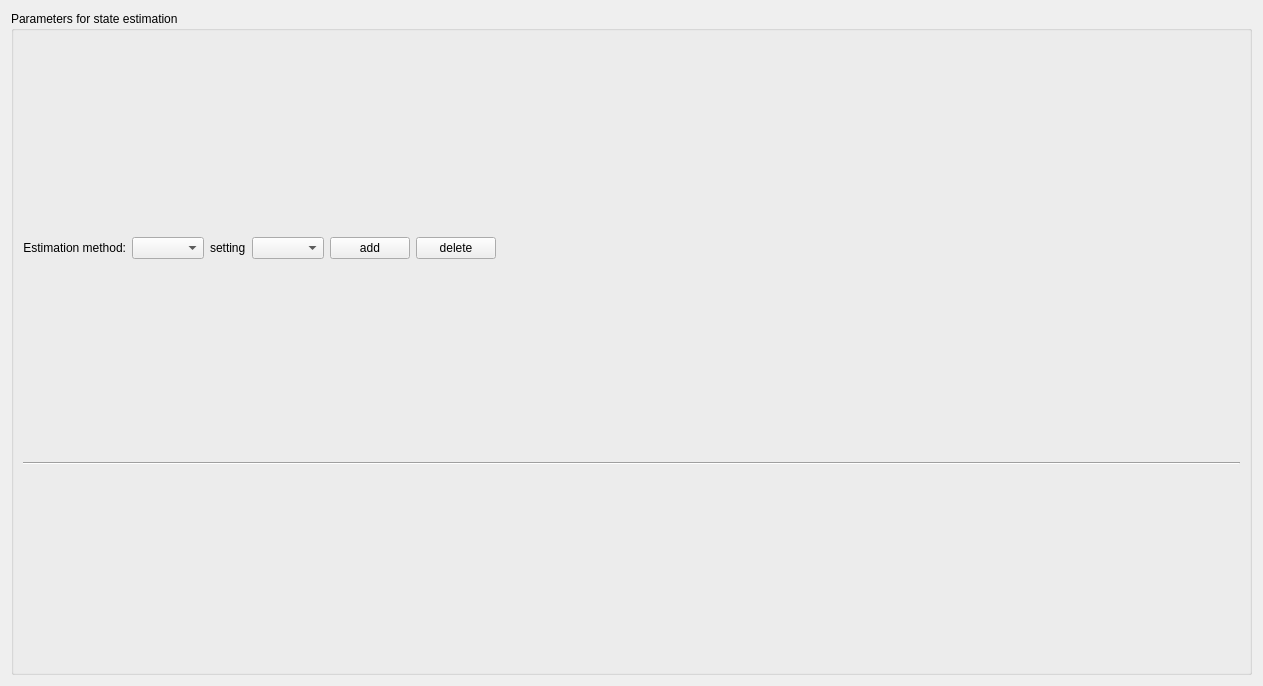
<?xml version="1.0" encoding="UTF-8"?>
<ui version="4.0">
 <class>se</class>
 <widget class="QWidget" name="se">
  <property name="geometry">
   <rect>
    <x>0</x>
    <y>0</y>
    <width>1263</width>
    <height>686</height>
   </rect>
  </property>
  <property name="windowTitle">
   <string>Form</string>
  </property>
  <layout class="QGridLayout" name="gridLayout">
   <item row="0" column="0" colspan="2">
    <widget class="QGroupBox" name="groupBox_14">
     <property name="title">
      <string>Parameters for state estimation</string>
     </property>
     <layout class="QGridLayout" name="gridLayout_34">
      <item row="1" column="1">
       <widget class="Line" name="line">
        <property name="orientation">
         <enum>Qt::Horizontal</enum>
        </property>
       </widget>
      </item>
      <item row="0" column="1">
       <layout class="QGridLayout" name="se_settings_gridLayout">
        <item row="0" column="4">
         <widget class="QPushButton" name="se_setting_add_pushButton">
          <property name="text">
           <string>add</string>
          </property>
         </widget>
        </item>
        <item row="0" column="3">
         <widget class="QComboBox" name="se_setting_comboBox"/>
        </item>
        <item row="0" column="1">
         <widget class="QComboBox" name="se_method_comboBox"/>
        </item>
        <item row="0" column="0">
         <widget class="QLabel" name="se_method_label">
          <property name="text">
           <string>Estimation method:</string>
          </property>
          <property name="alignment">
           <set>Qt::AlignRight|Qt::AlignTrailing|Qt::AlignVCenter</set>
          </property>
         </widget>
        </item>
        <item row="0" column="5">
         <widget class="QPushButton" name="se_setting_delete_pushButton">
          <property name="text">
           <string>delete</string>
          </property>
         </widget>
        </item>
        <item row="0" column="2">
         <widget class="QLabel" name="se_setting_label">
          <property name="text">
           <string>setting</string>
          </property>
         </widget>
        </item>
        <item row="0" column="6">
         <spacer name="se_horizontalSpacer">
          <property name="orientation">
           <enum>Qt::Horizontal</enum>
          </property>
          <property name="sizeHint" stdset="0">
           <size>
            <width>40</width>
            <height>20</height>
           </size>
          </property>
         </spacer>
        </item>
       </layout>
      </item>
     </layout>
    </widget>
   </item>
  </layout>
 </widget>
 <tabstops>
  <tabstop>se_method_comboBox</tabstop>
 </tabstops>
 <resources/>
 <connections/>
</ui>
